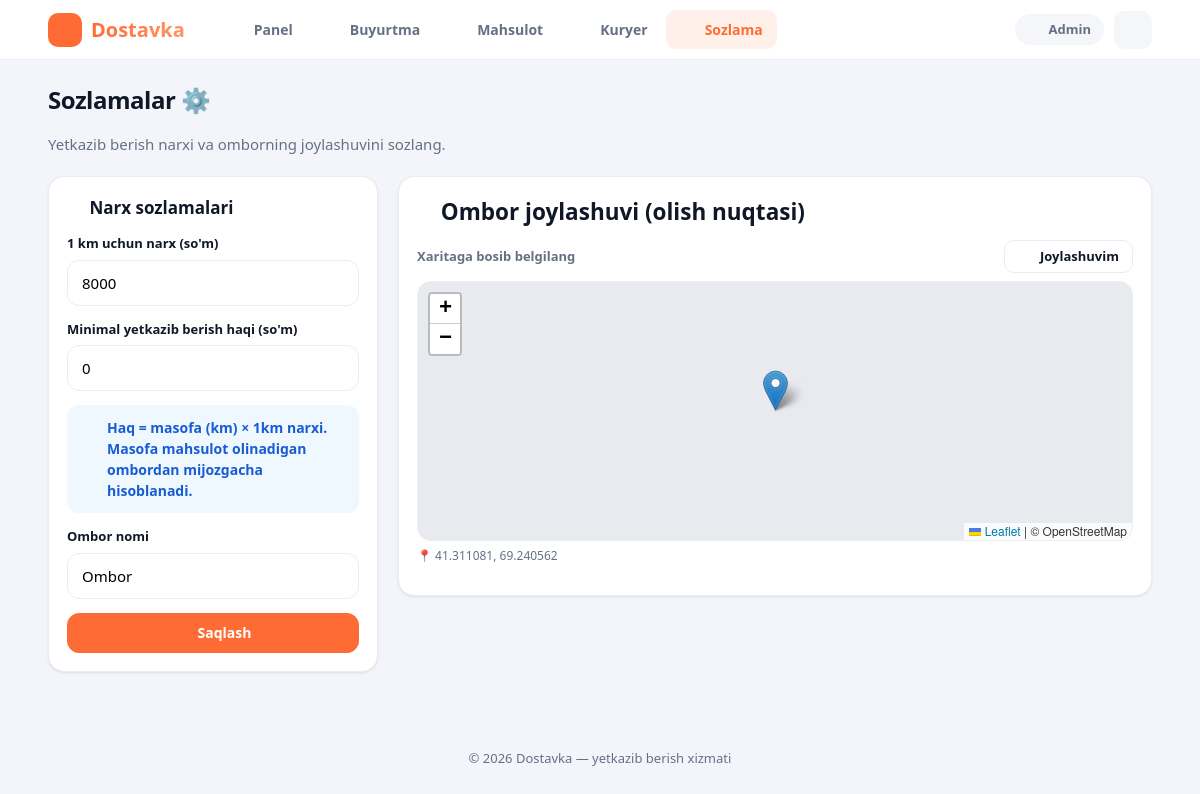
The app's page /admin/settings.php (signed in), older data.
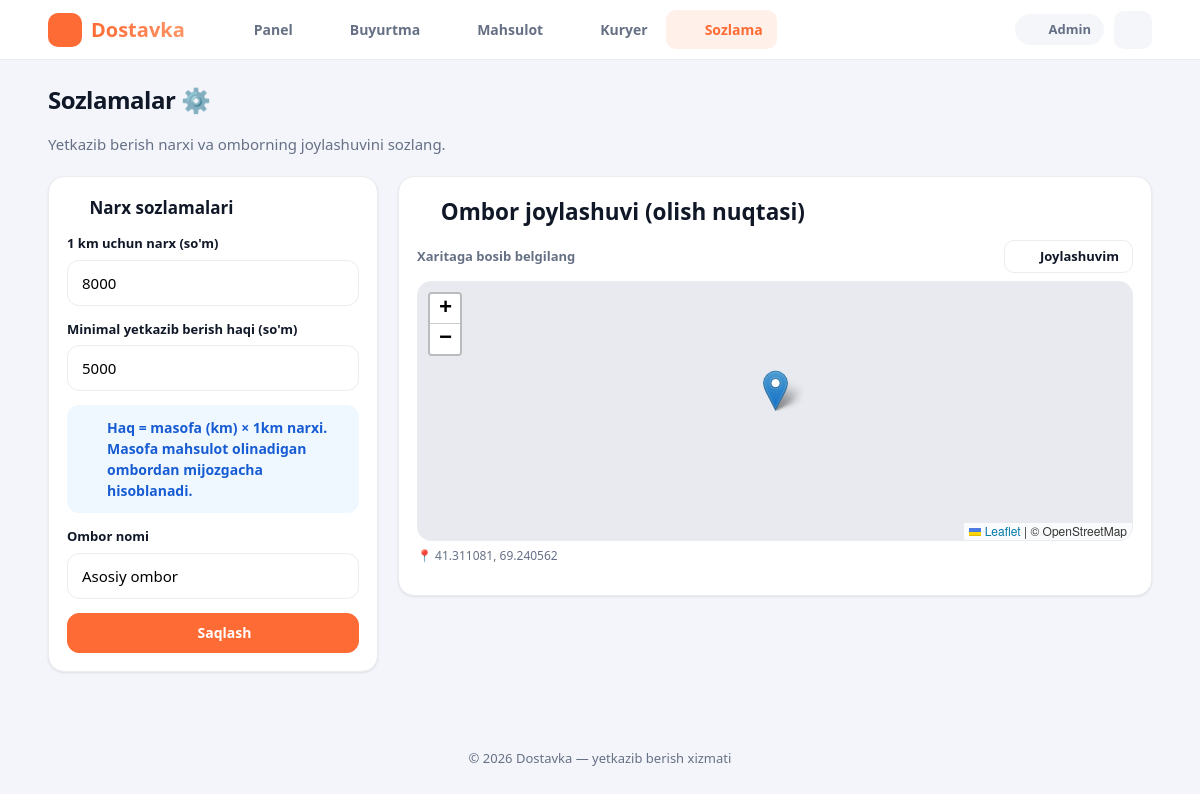
The same page, newer data.
### tables this page shows
CREATE TABLE users (
    id            INT AUTO_INCREMENT PRIMARY KEY,
    name          VARCHAR(100)  NOT NULL,
    phone         VARCHAR(20)   NOT NULL UNIQUE,
    password      VARCHAR(255)  NOT NULL,
    role          ENUM('customer','courier','admin') NOT NULL DEFAULT 'customer',
    is_active     TINYINT(1)    NOT NULL DEFAULT 1,
    balance       DECIMAL(12,2) NOT NULL DEFAULT 0,
    lat           DECIMAL(10,7) NULL,
    lng           DECIMAL(10,7) NULL,
    last_seen     TIMESTAMP     NULL,
    created_at    TIMESTAMP     NOT NULL DEFAULT CURRENT_TIMESTAMP
);

CREATE TABLE settings (
    skey   VARCHAR(50)  PRIMARY KEY,
    svalue VARCHAR(255) NOT NULL
);

### config/db.php (called while the page is built, shortened)
<?php
function db(): PDO
{
    static $pdo = null;
    if ($pdo instanceof PDO) {
        return $pdo;
    }
    $dsn = sprintf(
        'mysql:host=%s;port=%s;dbname=%s;charset=utf8mb4',
        DB_HOST, DB_PORT, DB_NAME
    );
    try {
        $pdo = new PDO($dsn, DB_USER, DB_PASS, [
            PDO::ATTR_ERRMODE            => PDO::ERRMODE_EXCEPTION,
            PDO::ATTR_DEFAULT_FETCH_MODE => PDO::FETCH_ASSOC,
            PDO::ATTR_EMULATE_PREPARES   => false,
        ]);
    } catch (PDOException $e) {
        http_response_code(500);
        die('Bazaga ulanishda xatolik: ' . htmlspecialchars($e->getMessage()));
    }
    return $pdo;
}

### admin/settings.php (the view, shortened to what this page needs)
<?php
require_once __DIR__ . '/../includes/functions.php';
require_role('admin');
$perKm     = (float)setting('price_per_km', 8000);
$minFee     = (float)setting('min_fee', 0);
$storeName = setting('store_name', 'Ombor');
$storeLat  = (float)setting('store_lat', 41.311081);
$storeLng  = (float)setting('store_lng', 69.240562);
require __DIR__ . '/../includes/header.php';
?>
<h1 class="page-title">Sozlamalar ⚙️</h1>
<p class="page-sub">Yetkazib berish narxi va omborning joylashuvini sozlang.</p>
<form method="post">
    <div class="admin-layout">
        <div class="card form-card">
            <h2><?= icon('wallet',18) ?> Narx sozlamalari</h2>
            <label class="field"><span>1 km uchun narx (so'm)</span>
                <input type="number" name="price_per_km" value="<?= (int)$perKm ?>" min="0" step="100" required>
            </label>
            <label class="field"><span>Minimal yetkazib berish haqi (so'm)</span>
                <input type="number" name="min_fee" value="<?= (int)$minFee ?>" min="0" step="500">
            </label>
            <div class="alert info"><?= icon('route',16) ?> Haq = masofa (km) × 1km narxi. Masofa mahsulot olinadigan ombordan mijozgacha hisoblanadi.</div>
            <label class="field"><span>Ombor nomi</span>
                <input type="text" name="store_name" value="<?= e($storeName) ?>">
            </label>
            <button class="btn primary block"><?= icon('check',16) ?> Saqlash</button>
        </div>
        <div class="card">
            <h2 style="margin-bottom:12px"><?= icon('pin',18) ?> Ombor joylashuvi (olish nuqtasi)</h2>
            <div class="map-head">
                <span class="muted small">Xaritaga bosib belgilang</span>
                <button type="button" class="btn ghost sm" id="locBtn"><?= icon('nav',15) ?> Joylashuvim</button>
            </div>
            <div id="map"></div>
            <p class="coords" id="coords">📍 <?= $storeLat ?>, <?= $storeLng ?></p>
        </div>
    </div>
</form>
<link rel="stylesheet" href="https://unpkg.com/leaflet@1.9.4/dist/leaflet.css">
<?php require __DIR__ . '/../includes/footer.php'; ?>

### includes/header.php (shortened to what this page needs)
<?php
require_once __DIR__ . '/functions.php';
$u = current_user();
$cur = $_SERVER['PHP_SELF'] ?? '';
$navItems = [];
if ($u) {
    if ($u['role'] === 'customer') {
        $navItems = [
            ['/index.php',  'home',    'Bosh'],
            ['/cart.php',   'cart',    'Savat',  cart_count()],
            ['/orders.php', 'package', 'Buyurtma'],
            ['/profile.php','user',    'Profil'],
        ];
    } elseif ($u['role'] === 'courier') {
        $navItems = [
            ['/courier/index.php',   'truck',  'Buyurtma'],
            ['/courier/balance.php', 'wallet', 'Balans'],
            ['/profile.php',         'user',   'Profil'],
        ];
    } elseif ($u['role'] === 'admin') {
        $navItems = [
            ['/admin/index.php',    'dashboard','Panel'],
            ['/admin/orders.php',   'list',     'Buyurtma'],
            ['/admin/products.php', 'box',      'Mahsulot'],
            ['/admin/couriers.php', 'truck',    'Kuryer'],
            ['/admin/settings.php', 'settings', 'Sozlama'],
        ];
    }
}
?>
<!DOCTYPE html>
<html lang="uz">
<head>
    <link rel="stylesheet" href="/assets/css/style.css">
</head>
<body class="<?= $u ? 'role-' . e($u['role']) : 'guest' ?>">
<header class="topbar">
    <div class="topbar-inner">
        <a class="brand" href="<?= $u ? role_home($u['role']) : '/index.php' ?>">
            <span class="brand-logo"><?= icon('truck', 20) ?></span>
            <span>Dostavka</span>
        </a>
        <?php if ($u): ?>
            <nav class="nav-desktop">
                <?php foreach ($navItems as $it): ?>
                    <a href="<?= e($it[0]) ?>" class="<?= str_contains($cur, ltrim($it[0], '/')) ? 'active' : '' ?>">
                        <?= icon($it[1], 18) ?><span><?= e($it[2]) ?></span>
                    </a>
                <?php endforeach; ?>
            </nav>
            <div class="topbar-right">
                <span class="user-chip"><?= icon('user', 15) ?> <?= e($u['name']) ?></span>
                <a class="icon-btn" href="/logout.php" title="Chiqish"><?= icon('logout', 18) ?></a>
            </div>
        <?php endif; ?>
    </div>
</header>
<main class="container">

### includes/functions.php (shortened to what this page needs)
<?php
require_once __DIR__ . '/../config/db.php';
function e(?string $v): string
{
    return htmlspecialchars((string)$v, ENT_QUOTES, 'UTF-8');
}
function current_user(): ?array
{
    static $user = null;
    if ($user === null) {
        $stmt = db()->prepare('SELECT * FROM users WHERE id = ? LIMIT 1');
        $stmt->execute([$_SESSION['user_id']]);
        $user = $stmt->fetch() ?: null;
    }
    return $user;
}
function is_logged_in(): bool
{
    return current_user() !== null;
}
function require_login(): void
{
    if (!is_logged_in()) {
        redirect('/login.php');
    }
}
function require_role(string ...$roles): void
{
    require_login();
}
function role_home(string $role): string
{
    return match ($role) {
        'admin'   => '/admin/index.php',
        'courier' => '/courier/index.php',
        default   => '/index.php',
    };
}
function settings(): array
{
    static $cache = null;
    if ($cache === null) {
        $cache = [];
        foreach (db()->query('SELECT skey, svalue FROM settings') as $r) {
            $cache[$r['skey']] = $r['svalue'];
        }
    }
    return $cache;
}
function setting(string $key, $default = null)
{
    return settings()[$key] ?? $default;
}
function icon(string $name, int $size = 22): string
{
    $p = $paths[$name] ?? $paths['box'];
    return '<svg class="ic" width="' . $size . '" height="' . $size . '" viewBox="0 0 24 24" '
         . 'fill="none" stroke="currentColor" stroke-width="2" stroke-linecap="round" '
         . 'stroke-linejoin="round" aria-hidden="true">' . $p . '</svg>';
}

### includes/footer.php (shortened to what this page needs)
</main>
<footer class="footer">
    <p>© <?= date('Y') ?> Dostavka — yetkazib berish xizmati</p>
</footer>
</body>
</html>

### assets/css/style.css (style rules this page uses)
:root { --bg:#f3f5fa; --card:#ffffff; --text:#101828; --muted:#667085; --primary:#ff6b35; --primary-d:#e85a26; --primary-l:#fff1ea; --green:#16a34a; --blue:#2563eb; --purple:#7c3aed; --amber:#f59e0b; --red:#ef4444; --line:#eaecf0; --radius:16px; --radius-sm:10px; --shadow:0 1px 3px rgba(16,24,40,.06),0 1px 2px rgba(16,24,40,.04); --shadow-md:0 8px 24px rgba(16,24,40,.08); --safe-bottom:env(safe-area-inset-bottom,0px); }
* { box-sizing:border-box;-webkit-tap-highlight-color:transparent }
html,body { margin:0;padding:0 }
body { font-family:'Segoe UI',-apple-system,system-ui,Roboto,Arial,sans-serif; background:var(--bg);color:var(--text);line-height:1.5;font-size:15px; -webkit-font-smoothing:antialiased; }
a { color:var(--primary);text-decoration:none }
.ic { display:inline-block;vertical-align:middle;flex-shrink:0 }
h1,h2,h3 { margin:0 }
.topbar { position:sticky;top:0;z-index:60;background:#fff;border-bottom:1px solid var(--line) }
.topbar-inner { max-width:1140px;margin:0 auto;display:flex;align-items:center;gap:16px;padding:10px 18px }
.brand { display:flex;align-items:center;gap:9px;font-size:20px;font-weight:800;color:var(--text) }
.brand-logo { display:grid;place-items:center;width:34px;height:34px;border-radius:10px;background:var(--primary);color:#fff }
.brand span:last-child { background:linear-gradient(90deg,var(--primary),#ff9466);-webkit-background-clip:text;background-clip:text;-webkit-text-fill-color:transparent }
.nav-desktop { display:flex;gap:4px;margin-left:14px }
.nav-desktop a { display:flex;align-items:center;gap:7px;padding:9px 14px;border-radius:10px;color:var(--muted);font-weight:600;font-size:14px;position:relative }
.nav-desktop a.active { background:var(--primary-l);color:var(--primary) }
.topbar-right { margin-left:auto;display:flex;align-items:center;gap:10px }
.user-chip { display:inline-flex;align-items:center;gap:6px;background:#f5f6fa;border-radius:30px;padding:6px 13px;font-size:13px;font-weight:600;color:var(--muted) }
.icon-btn { display:grid;place-items:center;width:38px;height:38px;border-radius:10px;color:var(--muted);background:#f5f6fa }
.container { max-width:1140px;margin:0 auto;padding:22px 18px calc(40px + var(--safe-bottom)) }
.page-title { font-size:24px;font-weight:800;margin-bottom:4px;letter-spacing:-.02em }
.page-sub { color:var(--muted);margin-bottom:20px }
.muted { color:var(--muted) }
.small { font-size:13px }
.footer { text-align:center;color:var(--muted);padding:24px;font-size:13px }
.btn { display:inline-flex;align-items:center;justify-content:center;gap:7px;border:1px solid var(--line); background:#fff;color:var(--text);padding:11px 18px;border-radius:12px;cursor:pointer; font-weight:700;font-size:14px;font-family:inherit;transition:.15s;line-height:1 }
.btn.primary { background:var(--primary);border-color:var(--primary);color:#fff }
.btn.ghost { background:transparent }
.btn.sm { padding:8px 13px;font-size:13px;border-radius:10px }
.btn.block { display:flex;width:100%;margin-top:10px }
.card { background:var(--card);border-radius:var(--radius);box-shadow:var(--shadow);padding:18px;border:1px solid var(--line) }
.field { display:block;margin-bottom:14px;font-weight:600;font-size:13px;color:var(--text) }
.field span { display:block;margin-bottom:6px }
input,select,textarea { width:100%;padding:12px 14px;border:1px solid var(--line);border-radius:12px; font-size:15px;font-family:inherit;background:#fff;transition:.15s }
.alert { display:flex;align-items:center;gap:9px;padding:12px 15px;border-radius:12px;margin-bottom:14px;font-size:14px;font-weight:600 }
.alert.info { background:#eff8ff;color:#175cd3 }
.map-head { display:flex;justify-content:space-between;align-items:center;margin-bottom:8px;font-weight:700;font-size:14px }
#map,.live-map { height:260px;border-radius:14px;border:1px solid var(--line);z-index:1;background:#e8eaef }
.coords { font-size:12px;color:var(--muted);margin-top:6px;display:flex;align-items:center;gap:5px }
.admin-layout { display:grid;grid-template-columns:330px 1fr;gap:20px;align-items:start }
.form-card h2 { font-size:17px;margin-bottom:14px }

Row changes from the older to the newer data that the page shows:
added settings: store_name "Asosiy ombor"
Text that changed along with them:
form field min_fee: "0" → "5000"
form field store_name: "Ombor" → (not shown)
